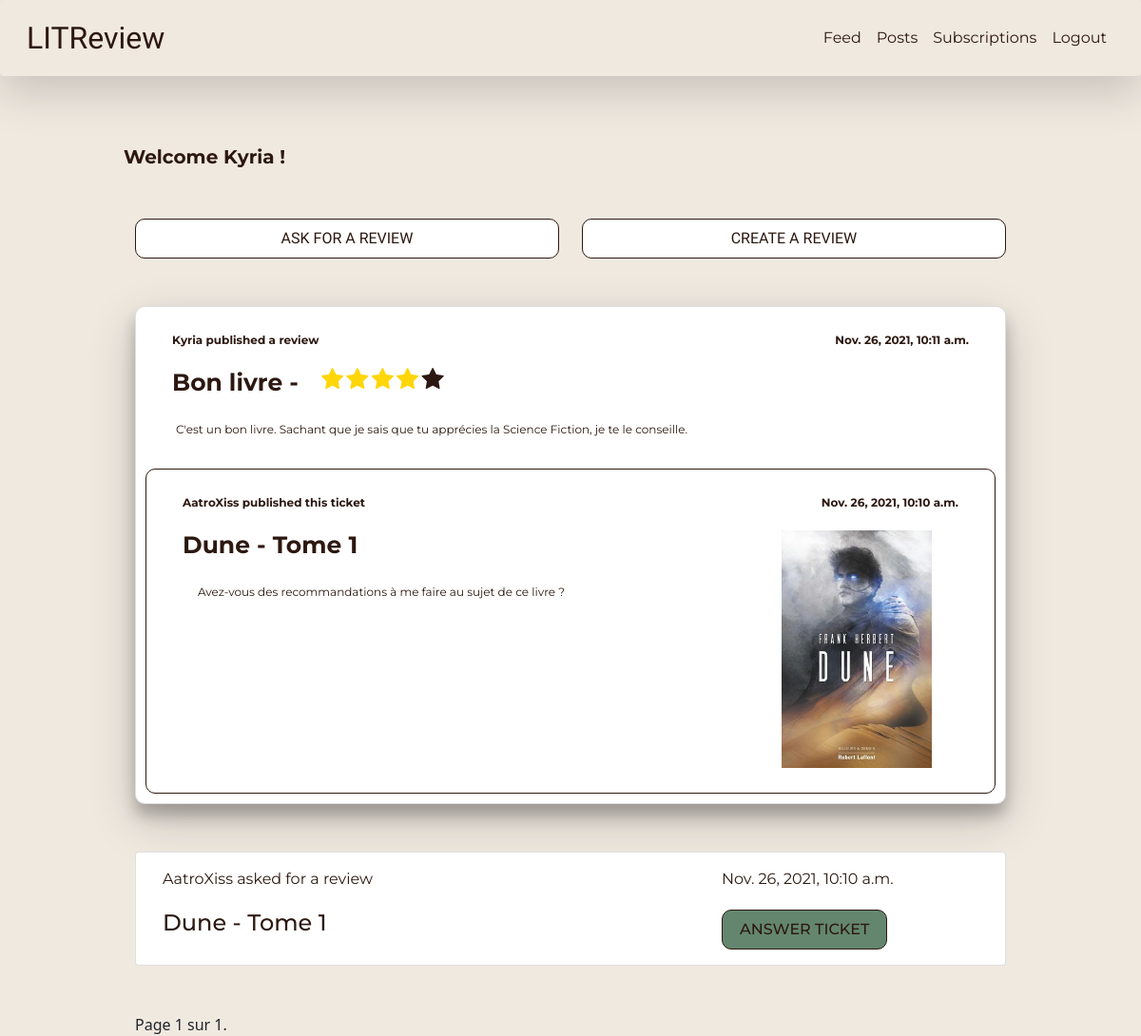
/feed (signed in), run on the app's committed database.
### authentication/models.py (models this page shows)
class User(AbstractUser):
    profile_photo = models.ImageField()

### app/models.py (models this page shows, shortened)
class Review(models.Model):
    ticket = models.ForeignKey(to=Ticket, on_delete=models.CASCADE)
    rating = models.PositiveSmallIntegerField(
        validators=[MinValueValidator(0), MaxValueValidator(5)])
    headline = models.CharField(max_length=128)
    body = models.CharField(max_length=8192, blank=True)
    user = models.ForeignKey(
        to=settings.AUTH_USER_MODEL, on_delete=models.CASCADE)
    time_created = models.DateTimeField(auto_now_add=True)

class Ticket(models.Model):
    title = models.CharField(max_length=128)
    description = models.TextField(max_length=2048, blank=True)
    user = models.ForeignKey(to=settings.AUTH_USER_MODEL,
                             on_delete=models.CASCADE)
    image = models.ImageField(null=True, blank=True)
    time_created = models.DateTimeField(auto_now_add=True)
    IMAGE_MAX_SIZE = (157, 250)

### app/views.py (the view)
# urls.py: path('feed', app.views.feed, name='feed'),
@login_required
def feed(request):
    reviews = get_reviews_for_feed(request.user)
    reviews = reviews.annotate(content_type=Value('REVIEW', CharField()))
    tickets = get_tickets_for_feed(request.user)
    tickets = tickets.annotate(content_type=Value('TICKET', CharField()))
    feed = sorted(
        chain(reviews, tickets),
        key=lambda x: x.time_created,
        reverse=True)
    tlfr = []
    for review in reviews:
        tlfr.append(review.ticket.id)
    ticket_list_for_review = Ticket.objects.filter(id__in=tlfr)
    paginator = Paginator(feed, 10)
    page_number = request.GET.get('page')
    page_obj = paginator.get_page(page_number)
    context = {
        'feed': feed,
        'ticket_list_for_review': ticket_list_for_review,
        'users': User.objects.all(),
        'ticket_id_reply': check_tickets_reply(request.user, tickets),
        'page_obj': page_obj,
    }
    return render(request, 'app/feed.html', context)

### app/getfeed.py (called while the page is built)
def get_reviews_for_feed(userid):
    followers = UserFollows.objects.filter(user_id=userid)
    followers_ids = [userid.id]
    for follower in followers:
        followers_ids.append(follower.followed_user_id)
    reviews_id = []
    query_reviews = Review.objects.filter(user_id__in=followers_ids).distinct()
    for q_review in query_reviews:
        reviews_id.append(q_review.id)
    self_tickets = Ticket.objects.filter(user_id=userid)
    for self_ticket in self_tickets:
        reply_reviews = Review.objects.filter(ticket_id=self_ticket.id)
        for reply_review in reply_reviews:
            reviews_id.append(reply_review.id)
    return(Review.objects.filter(id__in=reviews_id).distinct())

def get_tickets_for_feed(userid):
    followers = UserFollows.objects.filter(user_id=userid)
    followers_ids = [userid.id]
    for follower in followers:
        followers_ids.append(follower.followed_user_id)
    return(Ticket.objects.filter(user_id__in=followers_ids).distinct())

def check_tickets_reply(userid, tickets_feed):
    reviews = Review.objects.filter(user_id=userid)
    tickets_reply_id = []
    for review in reviews:
        tickets_reply_id.append(review.ticket_id)
    return(tickets_reply_id)

### app/templates/app/feed.html (shortened to what this page needs)
{% extends 'base.html' %}
{% block content %}
<div class="container sub-container">
    <div class="row">
        <div class="col-sm">
            <a href="{% url 'create_ticket' %}" class="btn btn-feed">Ask for a review</a>
        </div>
        <div class="col-sm">
            <a href="{% url 'create_review' %}" class="btn btn-feed">Create a review</a>
        </div>
    </div>
</div>
<div class="container sub-container">
    {% for instance in page_obj %}
        {% if instance.content_type == 'TICKET' %}
            {% include './snippets/ticket_snippet.html' %}
        {% elif instance.content_type == 'REVIEW' %}
            {% include './snippets/review_snippet.html' %}
        {% endif %}
    {% empty %}
    <p>No posts yet</p>
    {% endfor %}
</div>
<div class="container sub-container">
    <span>
        <span>
            Page {{ page_obj.number }} sur {{ page_obj.paginator.num_pages }}.
        </span>
    </span>
</div>
{% endblock content %}

### templates/base.html (shortened to what this page needs)
<!DOCTYPE html>
<html lang="en">
<head>
    <link href="https://cdn.jsdelivr.net/npm/bootstrap@5.1.3/dist/css/bootstrap.min.css" rel="stylesheet">
    <link rel="stylesheet" href="https://cdnjs.cloudflare.com/ajax/libs/font-awesome/4.7.0/css/font-awesome.min.css">
    {% load static %}
    <link rel="stylesheet" type="text/css" href="{% static 'litreview/style.css' %}">
</head>
<body>
    <nav class="navbar navbar-expand-lg navbar-dark shadow-lg p-3 mb-5 rounded nav-main">
        <div class="container-fluid">
          <a class="navbar-brand nav-logo" href="{% url 'feed' %}">LITReview</a>
          {% if user.is_authenticated %}
          <div class="collapse navbar-collapse justify-content-end" id="navbarNav">
            <ul class="navbar-nav">
              <li class="nav-item">
                <a class="nav-link" href="{% url 'feed' %}">Feed</a>
              </li>
              <li class="nav-item">
                <a class="nav-link" href="#">Posts</a>
              </li>
              <li class="nav-item">
                <a class="nav-link" href="{% url 'follow' %}">Subscriptions</a>
              </li>
              <li class="nav-item">
                <a class="nav-link" href="{% url 'logout' %}">Logout</a>
              </li>
            </ul>
          </div>
          {% endif %}
        </div>
      </nav>
      {% if user.is_authenticated %}
      <div class="container main-container">
        <div class="row">
          <p class="welcome-message">Welcome {{ request.user }} !</p>
        </div>
        {% block content %}{% endblock content%}
      </div>
      {% endif %}
</body>
</html>

### app/templates/app/snippets/review_snippet.html (shortened to what this page needs)
{% block content %}
<div class="card card-feed">
    <div class="card-body">
        <div class="container">
            <div class="row row-margin">
                <div class="col-8">
                    <p class="card-user">{{ request.user }} published a review</p>
                </div>
                <div class="col-4">
                    <p class="card-time">{{ instance.time_created }}</p>
                </div>
            </div>
            <div class="row">
                <div class="col-auto mr-auto">
                    <h2 class="card-headline">{{ instance.headline }} -</h2>
                </div>
                <div class="col-auto mr-auto">
                    {% if instance.rating == 4 %}
                        <span class="fa fa-star checked"></span>
                        <span class="fa fa-star checked"></span>
                        <span class="fa fa-star checked"></span>
                        <span class="fa fa-star checked"></span>
                        <span class="fa fa-star"></span>
                    {% endif %}
                </div>
            </div>
            <div class="row">
                <p class="card-body">{{ instance.body }}</p>
            </div>
        </div>
    </div>
    <div class="card card-in-review">
        <div class="card-body">
            <div class="container">
                <div class="row row-margin">
                    <div class="col-8">
                        <p class="card-user">{{ instance.ticket.user }} published this ticket</p>
                    </div>
                    <div class="col-4">
                        <p class="card-time">{{ instance.ticket.time_created }}</p>
                    </div>
                </div>
                <div class="row">
                    <div class="col-9">
                        <h2 class="card-headline">{{ instance.ticket.title }}</h2>
                        <p class="card-body">{{ instance.ticket.description }}</p>
                    </div>
                    <div class="col-3 card-cover">
                        <img src="{{ instance.ticket.image.url }}" alt="">
                    </div>
                </div>
            </div>
        </div>
    </div>
</div>
{% endblock %}

### app/templates/app/snippets/ticket_snippet.html
{% block content %}
<div class="card card-margin">
    <div class="card-body">
        <div class="container">
            <div class="row row-margin">
                <div class="col-8">
                    <p class="card-text">{{ instance.user }} asked for a review</p>
                </div>
                <div class="col-4">
                    <p class="card-text card-align">{{ instance.time_created }}</p>
                </div>
            </div>
            <div class="row">
                <div class="col-8">
                    <h3 class="card-title">{{ instance.title }}</h5>
                </div>
                <div class="col-4">
                    <a href="{% url 'create_review_response' instance.id %}" class="btn btn-ticket">Answer ticket</a>
                </div>
            </div>
        </div>
    </div>
</div>
{% endblock %}

### static/litreview/style.css (style rules this page uses)
:root { --dominant-color: #F0E9E0; --complementary-color: #2C1810; --accent-color: #64866E; --accent-color-2: #DAAA63; --white-color: #fff; --black-color: #000; --title-font: 'libre caslon text', serif; --body-font: 'montserrat', sans-serif; --title-font-size: 4.5rem; --large-font-size: 3rem; --medium-font-size: 2.5rem; --small-medium-font-size: 1.5rem; --body-font-size: 1rem; }
* { margin: 0; padding: 0; box-sizing: border-box; }
body { background: var(--dominant-color); }
h2 { font-family: var(--body-font); font-size: var(--small-medium-font-size); color: var(--complementary-color); margin: 0; padding: 0; margin-bottom: 10px !important; }
h3 { font-family: var(--body-font); font-size: var(--small-medium-font-size); text-align: left; }
p { font-family: var(--body-font); font-size: var(--body-font-size); color: var(--complementary-color); margin: 0; padding: 0; }
a { font-family: var(--body-font); text-decoration: none; color: var(--complementary-color); }
li { list-style: none; font-family: var(--body-font); color: var(--complementary-color); }

### static/litreview/navbar.css (style rules this page uses)
.nav-main { background-color: var(--dominant-color); position: fixed; top: 0; z-index: 10; display: flex; width: 100%; height: 80px; padding: 0 4%; align-items: center; }
.nav-logo { color: var(--complementary-color) !important; font-size: 2em; font-family: var(--title-font); }
.nav-link { color: var(--complementary-color) !important; }

### static/litreview/layout.css (style rules this page uses)
.main-container { margin-top: 150px; padding-left: 100px; padding-right: 100px; }
.welcome-message { font-size: 20px; font-family: var(--body-font); font-weight: bold; color: var(--complementary-color); }
.sub-container { margin-top: 50px; }
.btn-ticket { border-color: var(--complementary-color); border-width: 1px; border-radius: 10px; background-color: var(--accent-color); color: var(--complementary-color); font-family: var(--body-font); text-transform: uppercase; font-weight: 500; font-size: var(--medium-font-size); padding: 8px 18px; text-decoration: none; font-size: 16px; }

### static/litreview/components.css (style rules this page uses)
.btn-feed { border-color: var(--complementary-color); border-width: 1px; border-radius: 10px; width: 100%; padding: 8px 18px; background-color: var(--white-color); font-size: 16px; font-family: var(--title-font); font-weight: 500; color: var(--complementary-color); text-decoration: none; text-transform: uppercase; }
.card-feed { border-radius: 10px; box-shadow: 0 12px 16px 0 rgba(0,0,0,0.24), 0 17px 50px 0 rgba(0,0,0,0.19); background-color: var(--white-color); padding: 10px; margin-bottom: 50px; }
.row-margin { margin-bottom: 20px !important; }
.card-user { font-size: 12px; font-family: var(--body-font); font-weight: bold; color: var(--complementary-color); }
.card-time { font-size: 12px; font-family: var(--body-font); font-weight: bold; color: var(--complementary-color); text-align: right; }
.card-headline { font-size: 25px; font-family: var(--body-font); font-weight: bolder; color: var(--complementary-color); text-align: left; }
.card-body { font-size: 12px; font-family: var(--body-font); color: var(--complementary-color); text-align: justify; }
.card-in-review { border-radius: 10px; border-width: 1px; border-color: var(--complementary-color); padding: 10px; }
.card-cover { max-height: 250px; }
.fa { font-size: 25px !important; }
.checked { color: #ffd60a; }

### data on the page
User: user "Kyria"
Review: time_created "Nov. 26, 2021, 10:11 a.m.", headline "Bon livre", rating 4 (drawn), body "C'est un bon livre. Sachant que je sais que tu apprécies la Science Fiction, je te le conseille.", ticket.user "AatroXiss", ticket.time_created "Nov. 26, 2021, 10:10 a.m.", ticket "Dune - Tome 1", ticket.description "Avez-vous des recommandations à me faire au sujet de ce livre ?", ticket.image (picture)
Ticket: user "AatroXiss", time_created "Nov. 26, 2021, 10:10 a.m.", title "Dune - Tome 1"

### other printed values
{{ page_obj.number }} "1"
{{ page_obj.paginator.num_pages }} "1"
